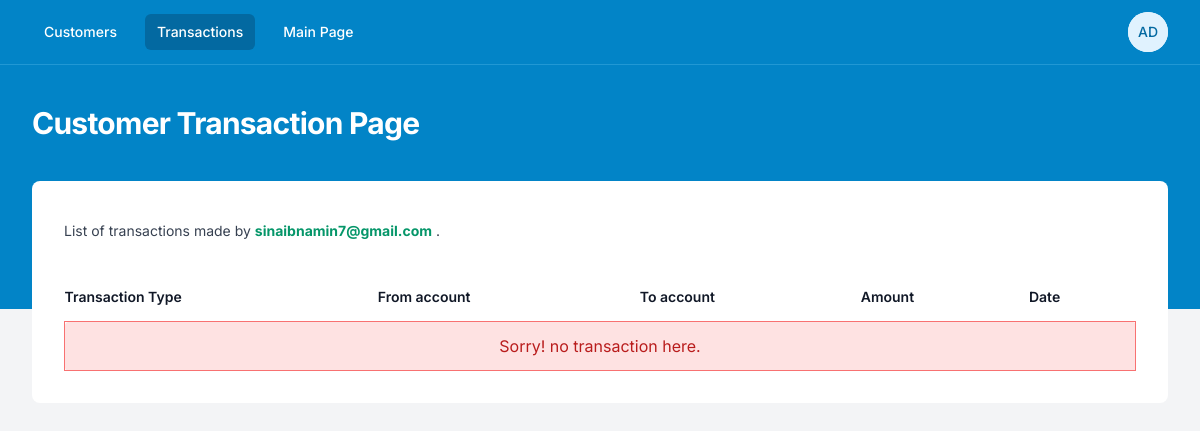
/assignment4/admin/customer_transactions.php?customer_email=sinaibnamin7@gmail.com (signed in), run on an earlier commit of the app's database.
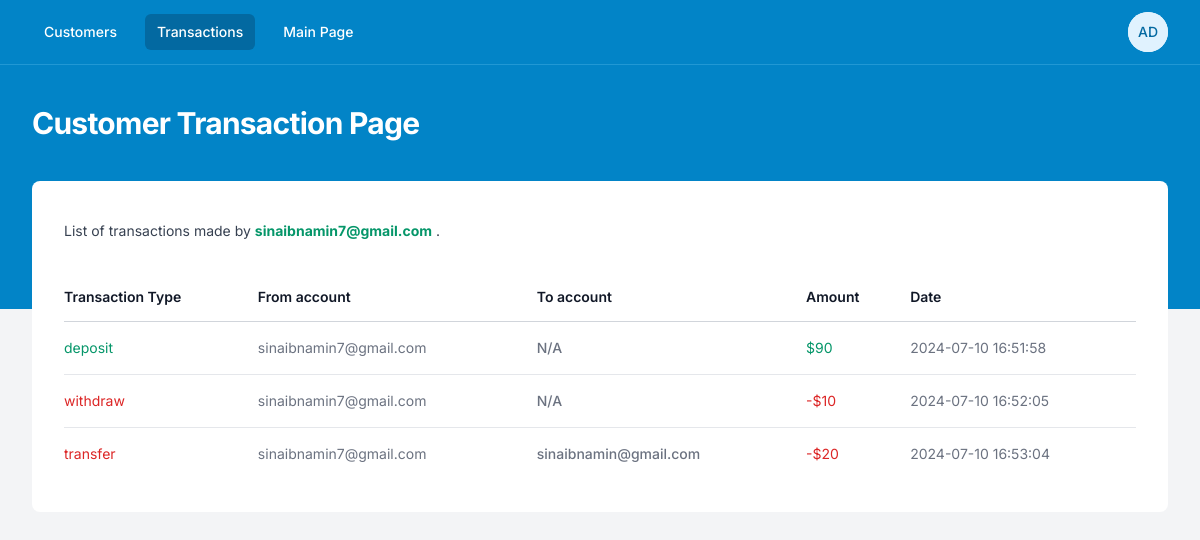
And on a later commit of the database.
### tables this page shows
CREATE TABLE transactions (
    id INTEGER PRIMARY KEY AUTOINCREMENT,
    type TEXT NOT NULL,
    from_account_email TEXT NOT NULL,
    to_account_email TEXT,
    amount REAL NOT NULL,
    timestamp DATETIME NOT NULL
);

### test/module2_1/ep1/autoload.php (called while the page is built, shortened)
<?php
spl_autoload_register( function($className){
    $baseDir = 'app/classes/';
});

### assignment4/app/Controller/BaseController.php (called while the page is built, shortened)
<?php
class BaseController {
    public function __construct($db) {
        $this->db = $db;
    }
}

### assignment4/app/Controller/CustomerController.php (called while the page is built, shortened)
<?php
class CustomerController extends BaseController{
    public function customerAllTransaction($query_email = '') {
        if ($query_email !== '') {
            $customer_email = $query_email;
          } else {
            $customer_email = $_SESSION['customer_email'];
          }
        $stmt = $this->db->prepare("SELECT * FROM transactions WHERE (from_account_email = :from_account_email OR to_account_email = :to_account_email)");
        $stmt->bindValue(':from_account_email', $customer_email, SQLITE3_TEXT);
        $stmt->bindValue(':to_account_email', $customer_email, SQLITE3_TEXT);
        $result = $stmt->execute();
        $transactions = [];
        while ($row = $result->fetchArray(SQLITE3_ASSOC)) {
            if($row['type'] == 'deposit'){
                $row['color'] = 'green';
                $row['currency_sign'] = '$';
            }
            if($row['type'] == 'withdraw'){
                $row['color'] = 'red';
                $row['currency_sign'] = '-$';
            }
            if($row['type'] == 'transfer' && $row['from_account_email'] == $customer_email){
                $row['color'] = 'red';
                $row['currency_sign'] = '-$';
            }
            $transactions[] = $row;
        }
        return $transactions;
    }
}
?>

### assignment4/admin/customer_transactions.php (the view, shortened to what this page needs)
<?php
$customer_query_email = $_GET['customer_email'];
include 'header.php';
$customer = new CustomerController($db);
?>
  <div class="px-4 sm:px-6 lg:px-8">
    <div class="sm:flex sm:items-center">
      <div class="sm:flex-auto">
        <p class="mt-2 text-sm text-gray-700">
          List of transactions made by <b class="text-emerald-600"><?= $customer_query_email ?></b> .
        </p>
      </div>
    </div>
    <div class="mt-8 flow-root">
      <div class="-mx-4 -my-2 overflow-x-auto sm:-mx-6 lg:-mx-8">
        <div
          class="inline-block min-w-full py-2 align-middle sm:px-6 lg:px-8">
          <table class="min-w-full divide-y divide-gray-300">
            <thead>
              <tr>
                <th
                  scope="col"
                  class="whitespace-nowrap py-3.5 pl-4 pr-3 text-left text-sm font-semibold text-gray-900 sm:pl-0">
                  Transaction Type
                </th>
                <th
                  scope="col"
                  class="whitespace-nowrap py-3.5 pl-4 pr-3 text-left text-sm font-semibold text-gray-900 sm:pl-0">
                  From account
                </th>
                <th
                  scope="col"
                  class="whitespace-nowrap px-2 py-3.5 text-left text-sm font-semibold text-gray-900">
                  To account
                </th>
                <th
                  scope="col"
                  class="whitespace-nowrap px-2 py-3.5 text-left text-sm font-semibold text-gray-900">
                  Amount
                </th>
                <th
                  scope="col"
                  class="whitespace-nowrap px-2 py-3.5 text-left text-sm font-semibold text-gray-900">
                  Date
                </th>
              </tr>
            </thead>
            <?php
            $red_class = "text-red-600";
            $green_class = "text-emerald-600";
            ?>
            <tbody class="divide-y divide-gray-200 bg-white">
              <?php foreach($customer->customerAllTransaction($customer_query_email) as $transaction): ?>
              <tr>
                <td
                  class="whitespace-nowrap py-4 pl-4 pr-3 text-sm sm:pl-0 <?= $transaction['color'] == 'red' ? $red_class : $green_class; ?>">
                  <?= $transaction['type']; ?>
                </td>
                <td
                  class="whitespace-nowrap py-4 pl-4 pr-3 text-sm text-gray-500 sm:pl-0">
                  <?= $transaction['from_account_email']; ?>
                </td>
                <td
                  class="whitespace-nowrap px-2 py-4 text-sm font-medium text-gray-500">
                  <?= $transaction['to_account_email'] ?? 'N/A'; ?>
                </td>
                <td
                  class="whitespace-nowrap px-2 py-4 text-sm <?= $transaction['color'] == 'red' ? $red_class : $green_class; ?>">
                  <?= $transaction['currency_sign'] . $transaction['amount']; ?>
                </td>
                <td
                  class="whitespace-nowrap px-2 py-4 text-sm text-gray-500">
                  <?= $transaction['timestamp']; ?>
                </td>
              </tr>
              <?php endforeach; ?>
              <?php if(count($customer->customerAllTransaction($customer_query_email)) == 0): ?>
                <tr >
                <td colspan="5"
                  class="bg-red-100 border border-red-400 text-red-700 px-4 py-3 rounded relative text-center <?= $red_class ?>">
                  Sorry! no transaction here.
                </td>
              </tr>
              <?php endif; ?>
            </tbody>
          </table>
        </div>
      </div>
    </div>
  </div>
<?php
include 'footer.php';
?>

What changed in the data, as far as the page shows it:
added transactions: type "deposit", from_account_email "sinaibnamin7@gmail.com", to_account_email "N/A", currency_sign "$", amount "90", timestamp "2024-07-10 16:51:58"
added transactions: type "withdraw", from_account_email "sinaibnamin7@gmail.com", to_account_email "N/A", currency_sign "-$", amount "10", timestamp "2024-07-10 16:52:05"
added transactions: type "transfer", from_account_email "sinaibnamin7@gmail.com", to_account_email "sinaibnamin@gmail.com", currency_sign "-$", amount "20", timestamp "2024-07-10 16:53:04"
Also different on the page:
text no longer shown: "Sorry! no transaction here."
